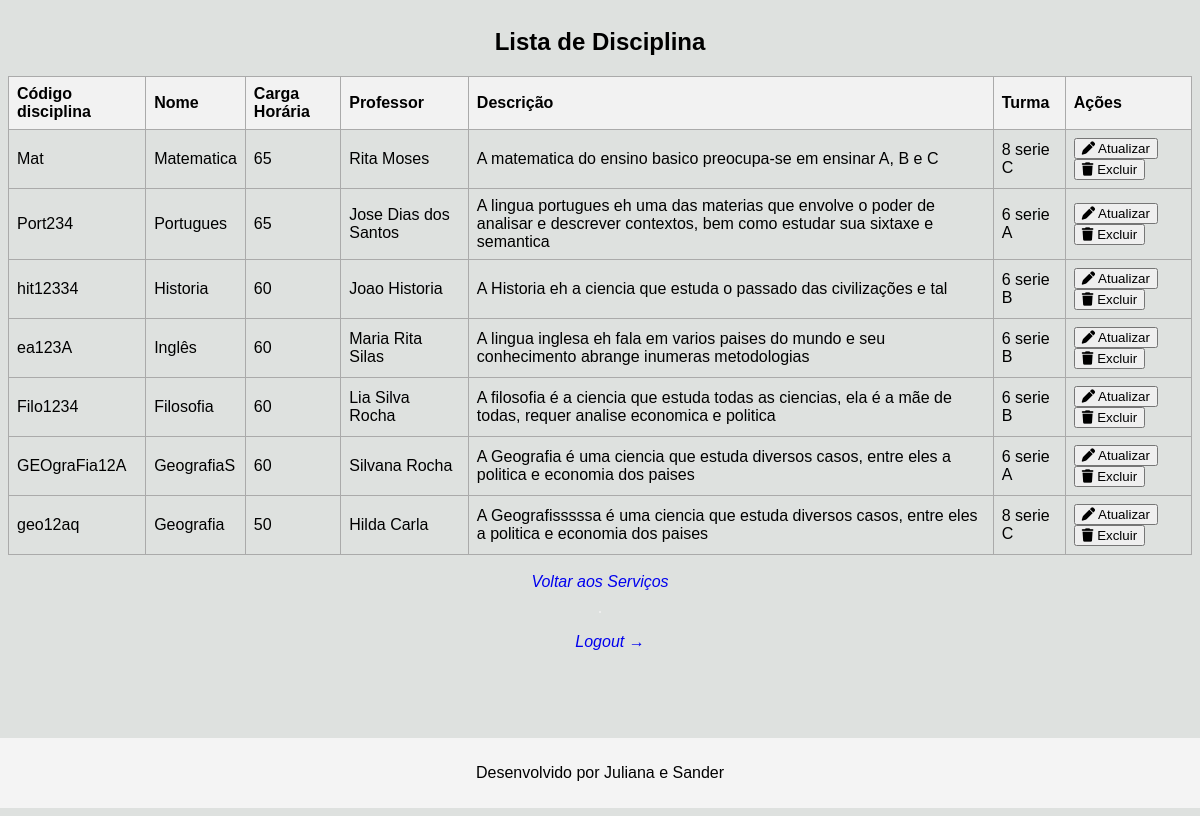
Screenshot of /index.php?controller=disciplina&action=list (signed in) with the database file from the repository.
### tables this page shows
CREATE TABLE IF NOT EXISTS `disciplina` (
  `id_disciplina` int(11) NOT NULL AUTO_INCREMENT,
  `codigoDisciplina` varchar(100) NOT NULL,
  `nome` varchar(100) NOT NULL,
  `carga_horaria` varchar(700) NOT NULL,
  `professor` varchar(100) NOT NULL,
  `descricao` varchar(700) NOT NULL,
  `semestre_periodo` varchar(150) NOT NULL,
  `Professor_id_professor` int(11) NOT NULL,
  `Turma_id_turma` int(11) NOT NULL,
  PRIMARY KEY (`id_disciplina`,`Professor_id_professor`),
  KEY `fk_Disciplina_Professor1_idx` (`Professor_id_professor`),
  KEY `fk_Turma1_idx` (`Turma_id_turma`),
  CONSTRAINT `fk_Disciplina_Professor1` FOREIGN KEY (`Professor_id_professor`) REFERENCES `professor` (`id_professor`) ON DELETE NO ACTION ON UPDATE NO ACTION,
  CONSTRAINT `fk_Turma1` FOREIGN KEY (`Turma_id_turma`) REFERENCES `turma` (`id_turma`) ON DELETE NO ACTION ON UPDATE NO ACTION
);

CREATE TABLE IF NOT EXISTS `turma` (
  `id_turma` int(11) NOT NULL AUTO_INCREMENT,
  `codigoTurma` varchar(45) NOT NULL,
  `nomeTurma` varchar(45) NOT NULL,
  PRIMARY KEY (`id_turma`)
);

### controllers/Disciplina_controller.php (called while the page is built, shortened)
<?php
require_once __DIR__ . '/../models/Disciplina_model.php';
class Disciplina_controller {
    private $disciplinaModel;
    public function __construct($conexao) {
        $this->conexao = $conexao;
        $this->disciplinaModel = new DisciplinaModel($this->conexao);
    }
    public function list() {
        $disciplinas = $this->disciplinaModel->getAllDisciplinas();
        include __DIR__ . '/../views/disciplina/List.php';
    }
}

### models/Disciplina_model.php (called while the page is built, shortened)
<?php
class DisciplinaModel {
    private $db;
    public function __construct($conexao) {
        $this->db = $conexao;
    }
    public function getAllDisciplinas() {
        $stmt = $this->db->query("
            SELECT
                d.id_disciplina,
                d.codigoDisciplina,
                d.nome,
                d.carga_horaria,
                d.professor AS professor_digitado,
                d.descricao,
                d.semestre_periodo,
                d.Professor_id_professor,
                d.Turma_id_turma,
                p.nome AS nome_professor,
                t.nomeTurma AS nome_turma_associada
            FROM
                disciplina d
            JOIN
                professor p ON d.Professor_id_professor = p.id_professor
            LEFT JOIN
                turma t ON d.Turma_id_turma = t.id_turma;
        ");
        return $stmt->fetchAll(PDO::FETCH_ASSOC);
    }
}

### views/disciplina/List.php (the view, shortened to what this page needs)
<!DOCTYPE html>
<html lang="pt-BR">
<head>
    <link rel="stylesheet" href="public/css/style.css">
    <link rel="stylesheet" href="https://cdnjs.cloudflare.com/ajax/libs/font-awesome/6.0.0/css/all.min.css"
 />
</head>
<body class="servicos_forms">
    <h2>Lista de Disciplina</h2>
    <table border="1" cellpadding="5" cellspacing="0">
        <thead>
            <tr>
                <th>Código disciplina</th>
                <th>Nome</th>
                <th>Carga Horária</th>
                <th>Professor</th>
                <th>Descrição</th>
                <th>Turma</th>
                <th>Ações</th>
            </tr>
        </thead>
        <tbody>
            <?php if (empty($disciplinas)): ?>
                <tr>
                    <td colspan="9">Nenhuma disciplina encontrada.</td>
                </tr>
            <?php else: ?>
                <?php foreach ($disciplinas as $disciplina): ?>
                    <tr>
                        <td><?= htmlspecialchars($disciplina['codigoDisciplina']) ?></td>
                        <td><?= htmlspecialchars($disciplina['nome']) ?></td>
                        <td><?= htmlspecialchars($disciplina['carga_horaria']) ?></td>
                        <td><?= htmlspecialchars($disciplina['professor_digitado']) ?></td>
                        <td><?= htmlspecialchars($disciplina['descricao']) ?></td>
                        <td><?= htmlspecialchars($disciplina['nome_turma_associada'] ?? 'N/A') ?></td>
                        <td id='buttons-wrapper'>
                            <button onclick="atualizarDisciplina(<?= htmlspecialchars($disciplina['id_disciplina']) ?>)">
                                <i class='fa-solid fa-pen'></i> Atualizar
                            </button>
                            <button onclick="excluirDisciplina(<?= htmlspecialchars($disciplina['id_disciplina']) ?>)">
                                <i class='fa-solid fa-trash'></i> Excluir
                            </button>
                        </td>
                    </tr>
                <?php endforeach; ?>
            <?php endif; ?>
        </tbody>
    </table>
    <br>
    <a href="index.php?controller=professor&action=showServicesPage">Voltar aos Serviços</a>
    <hr>
    <a href="index.php?controller=auth&action=logout" style="margin-left:20px;">Logout →</a>
    </body>
<footer>
    <p>Desenvolvido por Juliana e Sander</p>
</footer>
</html>

### public/css/style.css (style rules this page uses)
footer { margin-top: auto; margin-bottom: 0%; text-align: center; padding: 10px; background-color: #f4f4f4; max-width: 100%; width: 100%; }
hr { border: 1px solid #eee; margin: 20px 0; }
a { text-decoration: none; font-style: italic; }
.servicos_forms { background-color: #dee1df; display: flex; flex-direction: column; min-height: 100vh; align-items: center; font-family: sans-serif; }
table { width: 100%; border-collapse: collapse; font-size: sans-serif; }
th, td { border: 1px solid #aaa; padding: 8px; text-align: left; }
th { background-color: #f2f2f2; font-weight: bold; }
tbody tr { border-bottom: 1px solid #aaa; }
tbody tr:last-child { border-bottom: none; }

### rows the page displays
disciplina: codigoDisciplina "Mat", nome "Matematica", carga_horaria "65", professor "Rita Moses", descricao "A matematica do ensino basico preocupa-se em ensinar A, B e C", Turma_id_turma.nomeTurma "8 serie C"
disciplina: codigoDisciplina "Port234", nome "Portugues", carga_horaria "65", professor "Jose Dias dos Santos", descricao "A lingua portugues eh uma das materias que envolve o poder de analisar e descrever contextos, bem como estudar sua sixtaxe e semantica", Turma_id_turma.nomeTurma "6 serie A"
disciplina: codigoDisciplina "hit12334", nome "Historia", carga_horaria "60", professor "Joao Historia", descricao "A Historia eh a ciencia que estuda o passado das civilizações e tal", Turma_id_turma.nomeTurma "6 serie B"
disciplina: codigoDisciplina "ea123A", nome "Inglês", carga_horaria "60", professor "Maria Rita Silas", descricao "A lingua inglesa eh fala em varios paises do mundo e seu conhecimento abrange inumeras metodologias", Turma_id_turma.nomeTurma "6 serie B"
disciplina: codigoDisciplina "Filo1234", nome "Filosofia", carga_horaria "60", professor "Lia Silva Rocha", descricao "A filosofia é a ciencia que estuda todas as ciencias, ela é a mãe de todas, requer analise economica e politica", Turma_id_turma.nomeTurma "6 serie B"
disciplina: codigoDisciplina "GEOgraFia12A", nome "GeografiaS", carga_horaria "60", professor "Silvana Rocha", descricao "A Geografia é uma ciencia que estuda diversos casos, entre eles a politica e economia dos paises", Turma_id_turma.nomeTurma "6 serie A"
disciplina: codigoDisciplina "geo12aq", nome "Geografia", carga_horaria "50", professor "Hilda Carla", descricao "A Geografisssssa é uma ciencia que estuda diversos casos, entre eles a politica e economia dos paises", Turma_id_turma.nomeTurma "8 serie C"
